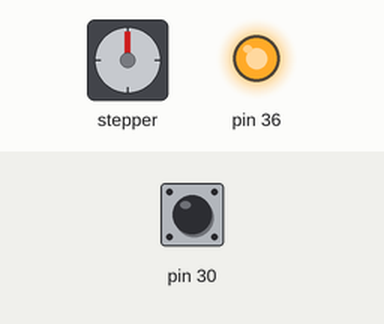
Simulated run of this sketch. Board: Arduino Mega 2560, built with avr-gcc and run on an emulated ATmega2560. Shown: stepper motor, output pins drawn as LEDs (lit = HIGH). The inputs (shaded band) are chosen by the test bench; at power-on: pin 30 HIGH. Stepper angles assume 200 steps per turn.

Above: at 1.2 s.
1.3 s: pin 30 pulled LOW for 1 s
At 2.8 s:
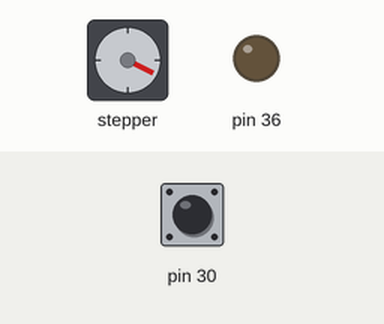
3.8 s: pin 30 pulled LOW for 0.15 s
At 4.6 s:
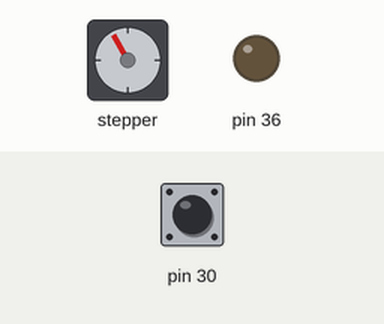
5.4 s: pin 30 pulled LOW for 0.15 s
At 5.9 s:
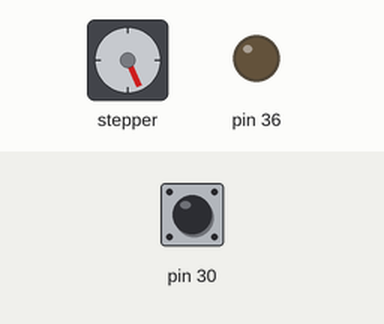
7.0 s: pin 30 pulled LOW for 3.2 s
At 11.2 s:
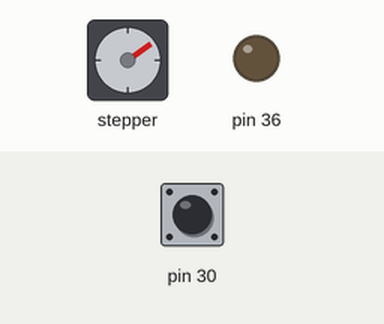
11.7 s: pin 30 pulled LOW for 0.15 s
At 13.0 s:
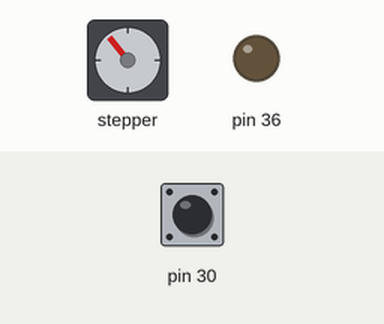
13.3 s: pin 30 pulled LOW for 1 s
At 15.5 s:
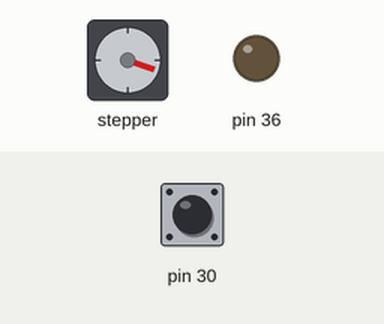
Timing chart, 0 to 16.8 s (numbered marks = the images above; inputs shaded):
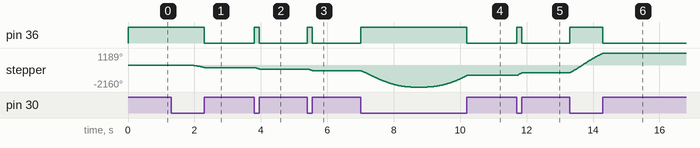

The sketch:

StepperMotorTest.ino
```cpp
#include <AccelStepper.h>

#define ONE_ROTATION 1600

// Define a stepper and the pins it will use
AccelStepper stepper(AccelStepper::DRIVER, 34, 32);

int pos = ONE_ROTATION * .75;
int sleep;

void setup()
{
  stepper.setMaxSpeed(3000);
  stepper.setAcceleration(1000);

  pinMode(30, INPUT_PULLUP);
  pinMode(36, OUTPUT);

  sleep = true;
  digitalWrite(36, HIGH);
}

void loop()
{
  if (!digitalRead(30)) {
    if (sleep) {
      sleep = false;
      digitalWrite(36, HIGH);
    }
    if (stepper.distanceToGo() == 0)
    {
      delay(500);
      pos = -pos;
      stepper.moveTo(pos);
    }
    stepper.run();
  }
  else {
    if (!sleep) {
      sleep = true;
      digitalWrite(36, LOW);
    }
  }
}
```

Measured:
- after the input at 1.3 s, pin 36: HIGH → LOW after 1.0 s; stepper: turns 243° counter-clockwise in 0.50 s, starting after 0.50 s
- after the input at 3.8 s, pin 36: LOW → HIGH at once, → LOW 0.15 s later; stepper: turns 146° counter-clockwise in 0.15 s, starting at once
- after the input at 5.4 s, pin 36: LOW → HIGH at once, → LOW 0.15 s later; stepper: turns 175° counter-clockwise in 0.15 s, starting at once
- after the input at 7.0 s, pin 36: LOW → HIGH at once, → LOW 3.2 s later; stepper: turns 1596° counter-clockwise in 1.5 s, then 1135° clockwise in 1.2 s
- after the input at 11.7 s, pin 36: LOW → HIGH at once, → LOW 0.15 s later; stepper: turns 267° clockwise in 0.15 s, starting at once
- after the input at 13.3 s, pin 36: LOW → HIGH at once, → LOW 1.0 s later; stepper: turns 1947° clockwise in 1.0 s, starting at once
